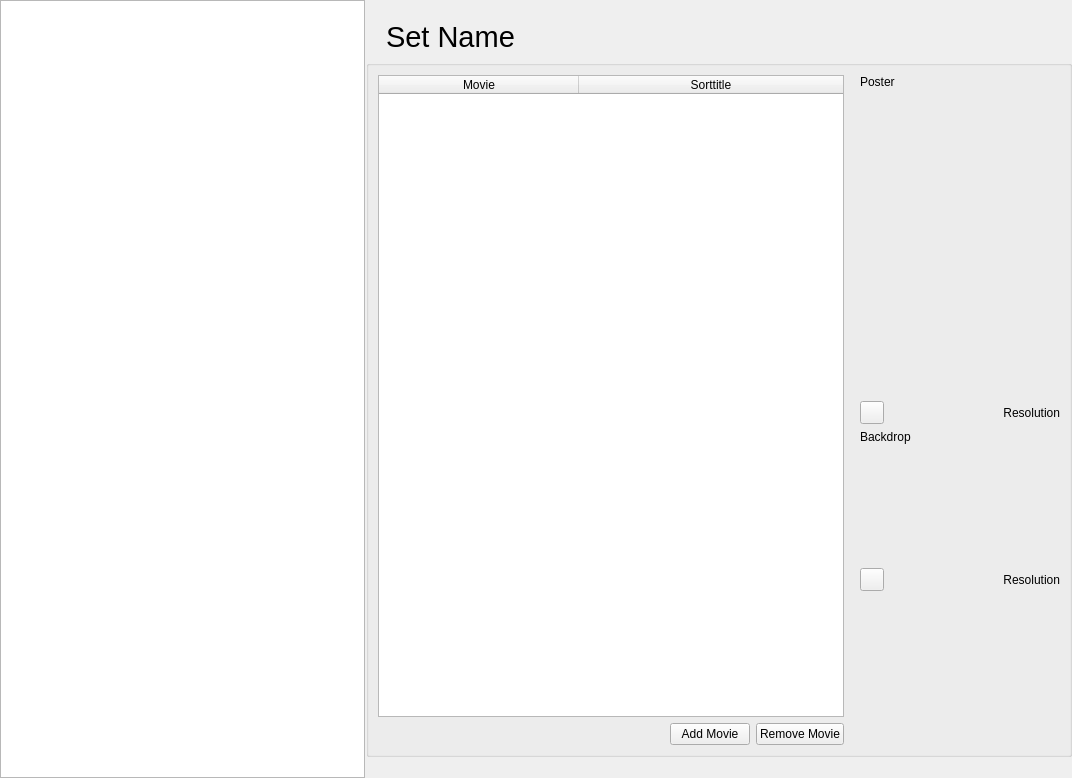
<?xml version="1.0" encoding="UTF-8"?>
<ui version="4.0">
 <class>SetsWidget</class>
 <widget class="QWidget" name="SetsWidget">
  <property name="geometry">
   <rect>
    <x>0</x>
    <y>0</y>
    <width>1072</width>
    <height>778</height>
   </rect>
  </property>
  <layout class="QVBoxLayout" name="verticalLayout_2">
   <property name="leftMargin">
    <number>0</number>
   </property>
   <property name="topMargin">
    <number>0</number>
   </property>
   <property name="rightMargin">
    <number>0</number>
   </property>
   <property name="bottomMargin">
    <number>0</number>
   </property>
   <item>
    <widget class="MySplitter" name="splitter">
     <property name="orientation">
      <enum>Qt::Horizontal</enum>
     </property>
     <property name="handleWidth">
      <number>1</number>
     </property>
     <widget class="QTableView" name="sets">
      <property name="alternatingRowColors">
       <bool>true</bool>
      </property>
      <property name="selectionMode">
       <enum>QAbstractItemView::SingleSelection</enum>
      </property>
      <property name="selectionBehavior">
       <enum>QAbstractItemView::SelectRows</enum>
      </property>
      <property name="sortingEnabled">
       <bool>true</bool>
      </property>
      <attribute name="horizontalHeaderVisible">
       <bool>false</bool>
      </attribute>
      <attribute name="horizontalHeaderStretchLastSection">
       <bool>true</bool>
      </attribute>
      <attribute name="verticalHeaderVisible">
       <bool>false</bool>
      </attribute>
      <attribute name="verticalHeaderDefaultSectionSize">
       <number>22</number>
      </attribute>
     </widget>
     <widget class="QWidget" name="verticalLayoutWidget">
      <layout class="QVBoxLayout" name="verticalLayout" stretch="0,1">
       <property name="leftMargin">
        <number>0</number>
       </property>
       <property name="topMargin">
        <number>20</number>
       </property>
       <property name="rightMargin">
        <number>0</number>
       </property>
       <property name="bottomMargin">
        <number>21</number>
       </property>
       <item>
        <widget class="QLabel" name="setName">
         <property name="font">
          <font>
           <family>Helvetica Neue</family>
           <pointsize>22</pointsize>
          </font>
         </property>
         <property name="text">
          <string>Set Name</string>
         </property>
         <property name="indent">
          <number>20</number>
         </property>
        </widget>
       </item>
       <item>
        <widget class="QGroupBox" name="groupBox_3">
         <property name="title">
          <string/>
         </property>
         <layout class="QHBoxLayout" name="horizontalLayout_2">
          <item>
           <layout class="QVBoxLayout" name="verticalLayout_3" stretch="1,0">
            <item>
             <widget class="QTableWidget" name="movies">
              <property name="alternatingRowColors">
               <bool>true</bool>
              </property>
              <property name="textElideMode">
               <enum>Qt::ElideMiddle</enum>
              </property>
              <property name="showGrid">
               <bool>false</bool>
              </property>
              <property name="sortingEnabled">
               <bool>false</bool>
              </property>
              <property name="wordWrap">
               <bool>false</bool>
              </property>
              <attribute name="horizontalHeaderMinimumSectionSize">
               <number>100</number>
              </attribute>
              <attribute name="horizontalHeaderDefaultSectionSize">
               <number>200</number>
              </attribute>
              <attribute name="horizontalHeaderHighlightSections">
               <bool>false</bool>
              </attribute>
              <attribute name="horizontalHeaderStretchLastSection">
               <bool>true</bool>
              </attribute>
              <attribute name="verticalHeaderVisible">
               <bool>false</bool>
              </attribute>
              <column>
               <property name="text">
                <string>Movie</string>
               </property>
              </column>
              <column>
               <property name="text">
                <string>Sorttitle</string>
               </property>
              </column>
             </widget>
            </item>
            <item>
             <layout class="QHBoxLayout" name="horizontalLayout_4">
              <item>
               <spacer name="horizontalSpacer">
                <property name="orientation">
                 <enum>Qt::Horizontal</enum>
                </property>
                <property name="sizeHint" stdset="0">
                 <size>
                  <width>40</width>
                  <height>20</height>
                 </size>
                </property>
               </spacer>
              </item>
              <item>
               <widget class="QPushButton" name="buttonAddMovie">
                <property name="toolTip">
                 <string>Add movie to set</string>
                </property>
                <property name="text">
                 <string>Add Movie</string>
                </property>
                <property name="dropShadow" stdset="0">
                 <bool>true</bool>
                </property>
               </widget>
              </item>
              <item>
               <widget class="QPushButton" name="buttonRemoveMovie">
                <property name="toolTip">
                 <string>Remove selected movie from set</string>
                </property>
                <property name="text">
                 <string>Remove Movie</string>
                </property>
                <property name="dropShadow" stdset="0">
                 <bool>true</bool>
                </property>
               </widget>
              </item>
             </layout>
            </item>
           </layout>
          </item>
          <item>
           <layout class="QVBoxLayout" name="verticalLayout_4">
            <property name="leftMargin">
             <number>10</number>
            </property>
            <property name="topMargin">
             <number>0</number>
            </property>
            <item>
             <widget class="QLabel" name="lblPoster">
              <property name="text">
               <string>Poster</string>
              </property>
             </widget>
            </item>
            <item>
             <widget class="MyLabel" name="poster">
              <property name="minimumSize">
               <size>
                <width>200</width>
                <height>300</height>
               </size>
              </property>
              <property name="maximumSize">
               <size>
                <width>200</width>
                <height>300</height>
               </size>
              </property>
              <property name="cursor">
               <cursorShape>PointingHandCursor</cursorShape>
              </property>
              <property name="toolTip">
               <string>Click to Change</string>
              </property>
              <property name="text">
               <string/>
              </property>
              <property name="pixmap">
               <pixmap resource="../../../data/MediaElch.qrc">:/img/placeholders/poster.png</pixmap>
              </property>
              <property name="alignment">
               <set>Qt::AlignCenter</set>
              </property>
              <property name="dropShadow" stdset="0">
               <bool>true</bool>
              </property>
             </widget>
            </item>
            <item>
             <layout class="QHBoxLayout" name="horizontalLayout">
              <item>
               <widget class="QToolButton" name="buttonPreviewPoster">
                <property name="cursor">
                 <cursorShape>PointingHandCursor</cursorShape>
                </property>
                <property name="toolTip">
                 <string>Full preview</string>
                </property>
                <property name="text">
                 <string/>
                </property>
                <property name="icon">
                 <iconset resource="../../../data/MediaElch.qrc">
                  <normaloff>:/img/zoom_in.png</normaloff>:/img/zoom_in.png</iconset>
                </property>
               </widget>
              </item>
              <item>
               <widget class="QLabel" name="posterResolution">
                <property name="toolTip">
                 <string>Resolution</string>
                </property>
                <property name="text">
                 <string>Resolution</string>
                </property>
                <property name="alignment">
                 <set>Qt::AlignRight|Qt::AlignTrailing|Qt::AlignVCenter</set>
                </property>
               </widget>
              </item>
             </layout>
            </item>
            <item>
             <widget class="QLabel" name="lblBackdrop">
              <property name="text">
               <string>Backdrop</string>
              </property>
             </widget>
            </item>
            <item>
             <widget class="MyLabel" name="backdrop">
              <property name="minimumSize">
               <size>
                <width>200</width>
                <height>112</height>
               </size>
              </property>
              <property name="maximumSize">
               <size>
                <width>200</width>
                <height>112</height>
               </size>
              </property>
              <property name="cursor">
               <cursorShape>PointingHandCursor</cursorShape>
              </property>
              <property name="toolTip">
               <string>Click to Change</string>
              </property>
              <property name="text">
               <string/>
              </property>
              <property name="pixmap">
               <pixmap resource="../../../data/MediaElch.qrc">:/img/placeholders/fanart.png</pixmap>
              </property>
              <property name="scaledContents">
               <bool>false</bool>
              </property>
              <property name="alignment">
               <set>Qt::AlignCenter</set>
              </property>
              <property name="dropShadow" stdset="0">
               <bool>true</bool>
              </property>
             </widget>
            </item>
            <item>
             <layout class="QHBoxLayout" name="horizontalLayout_7">
              <item>
               <widget class="QToolButton" name="buttonPreviewBackdrop">
                <property name="cursor">
                 <cursorShape>PointingHandCursor</cursorShape>
                </property>
                <property name="toolTip">
                 <string>Full preview</string>
                </property>
                <property name="text">
                 <string/>
                </property>
                <property name="icon">
                 <iconset resource="../../../data/MediaElch.qrc">
                  <normaloff>:/img/zoom_in.png</normaloff>:/img/zoom_in.png</iconset>
                </property>
               </widget>
              </item>
              <item>
               <widget class="QLabel" name="backdropResolution">
                <property name="toolTip">
                 <string>Resolution</string>
                </property>
                <property name="text">
                 <string>Resolution</string>
                </property>
                <property name="alignment">
                 <set>Qt::AlignRight|Qt::AlignTrailing|Qt::AlignVCenter</set>
                </property>
               </widget>
              </item>
             </layout>
            </item>
            <item>
             <spacer name="verticalSpacer">
              <property name="orientation">
               <enum>Qt::Vertical</enum>
              </property>
              <property name="sizeHint" stdset="0">
               <size>
                <width>20</width>
                <height>40</height>
               </size>
              </property>
             </spacer>
            </item>
           </layout>
          </item>
         </layout>
        </widget>
       </item>
      </layout>
     </widget>
    </widget>
   </item>
  </layout>
 </widget>
 <customwidgets>
  <customwidget>
   <class>MyLabel</class>
   <extends>QLabel</extends>
   <header>ui/small_widgets/MyLabel.h</header>
  </customwidget>
  <customwidget>
   <class>MySplitter</class>
   <extends>QSplitter</extends>
   <header>ui/small_widgets/MySplitter.h</header>
   <container>1</container>
  </customwidget>
 </customwidgets>
 <resources>
  <include location="../../../data/MediaElch.qrc"/>
 </resources>
 <connections/>
</ui>
